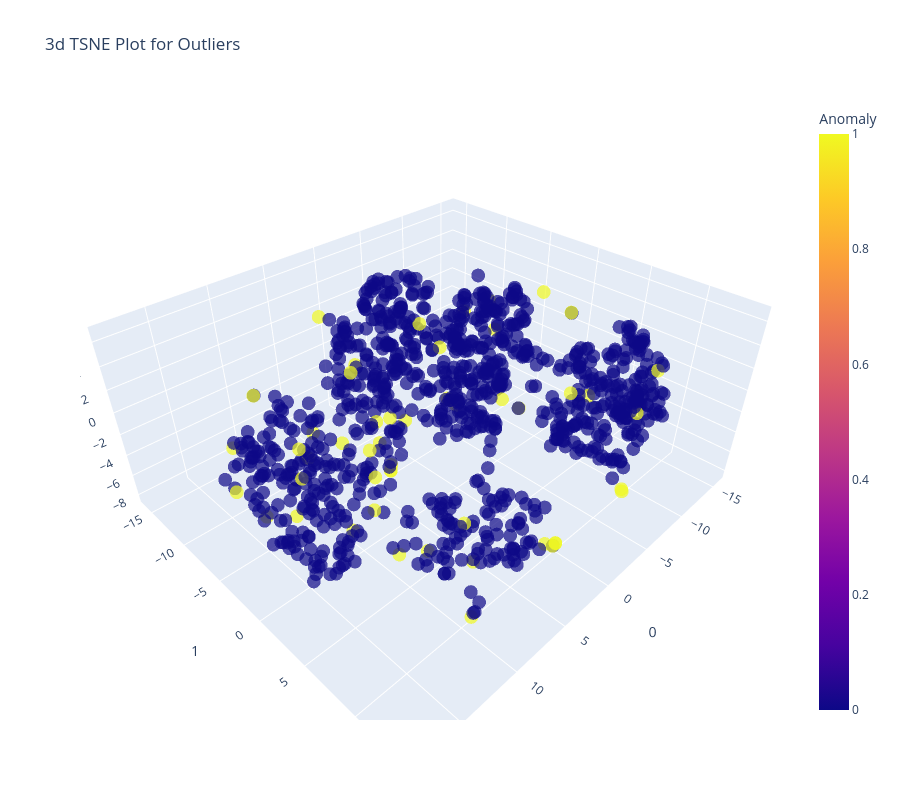

Notebook cell for this chart:
### Markdown cell above
You can use the `plot_model` function to analyzes the performance of a trained model on the test set. It may require re-training the model in certain cases.

### Code cell
# tsne plot anomalies
plot_model(iforest, plot = 'tsne')

### Figure 1 — Plotly figure (JSON) as saved in the notebook; plotly's stock layout.template omitted (floating-point values rounded to 4 significant figures; data arrays with more than 128 entries replaced by an {"elided": "..."} marker saying what was removed)
{"data": [{"customdata": {"elided": "1000x1 float values"}, "hovertemplate": "0=%{x}<br>1=%{y}<br>2=%{z}<br>Feature=%{customdata[0]}<br>Anomaly=%{marker.color}<extra></extra>", "legendgroup": "", "marker": {"color": {"elided": "1000 int values"}, "coloraxis": "coloraxis", "opacity": 0.7, "symbol": "circle"}, "mode": "markers", "name": "", "scene": "scene", "showlegend": false, "type": "scatter3d", "x": {"elided": "1000 float values"}, "y": {"elided": "1000 float values"}, "z": {"elided": "1000 float values"}}], "layout": {"coloraxis": {"colorbar": {"title": {"text": "Anomaly"}}, "colorscale": [[0, "#0d0887"], [0.1111, "#46039f"], [0.2222, "#7201a8"], [0.3333, "#9c179e"], [0.4444, "#bd3786"], [0.5556, "#d8576b"], [0.6667, "#ed7953"], [0.7778, "#fb9f3a"], [0.8889, "#fdca26"], [1, "#f0f921"]]}, "height": 800, "legend": {"tracegroupgap": 0}, "scene": {"domain": {"x": [0, 1], "y": [0, 1]}, "xaxis": {"title": {"text": "0"}}, "yaxis": {"title": {"text": "1"}}, "zaxis": {"title": {"text": "2"}}}, "title": {"text": "3d TSNE Plot for Outliers"}, "width": 900}}
